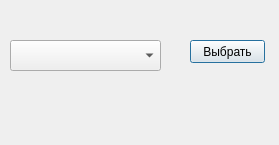
<?xml version="1.0" encoding="UTF-8"?>
<ui version="4.0">
 <class>choiceAnalysisDialog</class>
 <widget class="QDialog" name="choiceAnalysisDialog">
  <property name="geometry">
   <rect>
    <x>0</x>
    <y>0</y>
    <width>279</width>
    <height>145</height>
   </rect>
  </property>
  <property name="windowTitle">
   <string>Dialog</string>
  </property>
  <widget class="QComboBox" name="choiceComboxBox">
   <property name="geometry">
    <rect>
     <x>10</x>
     <y>40</y>
     <width>151</width>
     <height>31</height>
    </rect>
   </property>
  </widget>
  <widget class="QPushButton" name="choiceButton">
   <property name="geometry">
    <rect>
     <x>190</x>
     <y>40</y>
     <width>75</width>
     <height>23</height>
    </rect>
   </property>
   <property name="text">
    <string>Выбрать</string>
   </property>
  </widget>
 </widget>
 <resources/>
 <connections/>
</ui>
